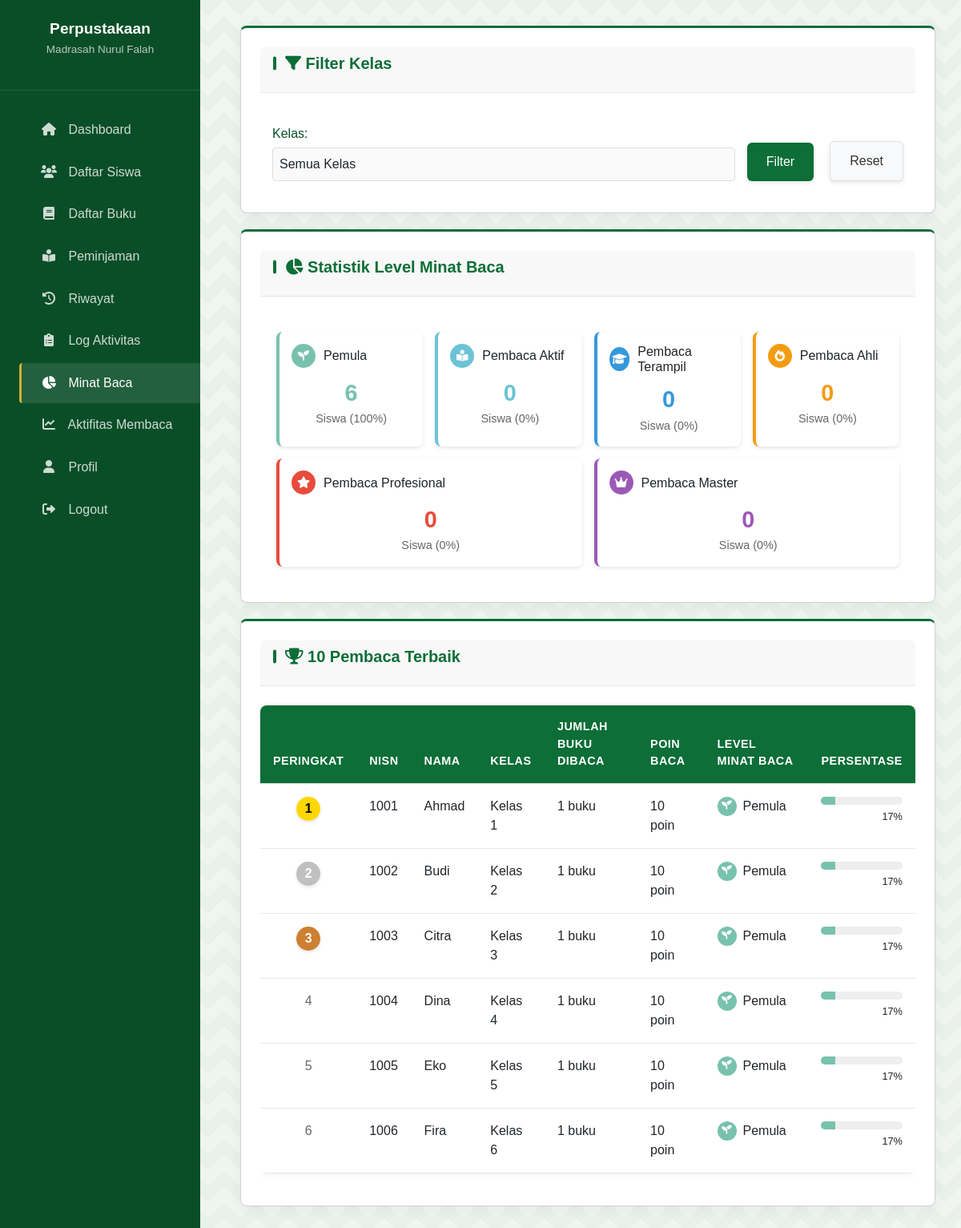
Page /admin/minat_baca.php (signed in) on the committed database.
### tables this page shows
CREATE TABLE IF NOT EXISTS siswa (
    id INT AUTO_INCREMENT PRIMARY KEY,
    nisn VARCHAR(20) NOT NULL UNIQUE,
    password VARCHAR(255) NOT NULL,
    nama VARCHAR(100) NOT NULL,
    kelas VARCHAR(10) NOT NULL,
    created_at TIMESTAMP DEFAULT CURRENT_TIMESTAMP
);

### includes/functions.php (called while the page is built, shortened)
<?php
require_once 'config.php';
function countOverdueBooks() {
    global $conn;
    $query = "SELECT COUNT(*) as total FROM peminjaman
              WHERE status = 'dipinjam'
              AND DATE_ADD(tanggal_pinjam, INTERVAL lama_pinjam DAY) < CURDATE()";
    $result = mysqli_query($conn, $query);
    if ($result) {
        $data = mysqli_fetch_assoc($result);
        return $data['total'] ?: 0;
    }
    return 0;
}

### admin/minat_baca.php (the view, shortened to what this page needs)
<?php
require_once 'includes/header.php';
$filterClass = '';
$condition = '';
$query = "SELECT COUNT(*) as total FROM buku";
$result = mysqli_query($conn, $query);
$totalLibraryBooks = 0;
if ($result) {
    $data = mysqli_fetch_assoc($result);
    $totalLibraryBooks = $data['total'] ?: 0;
}
$readingLevels = [
    [
        'min_points' => 0,
        'level' => 'Pemula',
        'icon' => 'fa-seedling',
        'color' => '#78C2AD',
        'description' => 'Baru memulai perjalanan membaca. Teruslah berusaha!'
    ],
    [
        'min_points' => 50,
        'level' => 'Pembaca Aktif',
        'icon' => 'fa-book-reader',
        'color' => '#6CC3D5',
        'description' => 'Mulai menumbuhkan kebiasaan membaca. Bagus!'
    ],
    [
        'min_points' => 100,
        'level' => 'Pembaca Terampil',
        'icon' => 'fa-graduation-cap',
        'color' => '#3498DB',
        'description' => 'Keterampilan membaca semakin meningkat!'
    ],
    [
        'min_points' => 200,
        'level' => 'Pembaca Ahli',
        'icon' => 'fa-fire',
        'color' => '#F39C12',
        'description' => 'Membaca sudah menjadi kebiasaan. Luar biasa!'
    ],
    [
        'min_points' => 300,
        'level' => 'Pembaca Profesional',
        'icon' => 'fa-star',
        'color' => '#E74C3C',
        'description' => 'Pembaca berpengalaman dengan pengetahuan luas!'
    ],
    [
        'min_points' => 500,
        'level' => 'Pembaca Master',
        'icon' => 'fa-crown',
        'color' => '#9B59B6',
        'description' => 'Level tertinggi! Komitmen luar biasa pada membaca!'
    ]
];
$query = "
    SELECT
        s.id,
        s.nisn,
        s.nama,
        s.kelas,
        COUNT(DISTINCT p.buku_id) as unique_books_read,
        COUNT(DISTINCT p.buku_id) * 10 as reading_points
    FROM siswa s
    LEFT JOIN peminjaman p ON s.id = p.siswa_id
    $condition
    GROUP BY s.id
    ORDER BY reading_points DESC, unique_books_read DESC, s.nama ASC
    LIMIT 10
";
$result = mysqli_query($conn, $query);
$students = [];
$levelStats = [];
foreach ($readingLevels as $level) {
    $levelStats[$level['level']] = 0;
}
if ($result) {
    while ($row = mysqli_fetch_assoc($result)) {
        $readingPoints = $row['reading_points'];
        $currentLevel = $readingLevels[0];
        foreach ($readingLevels as $level) {
            if ($readingPoints >= $level['min_points']) {
                $currentLevel = $level;
            } else {
                break;
            }
        }
        $row['level'] = $currentLevel['level'];
        $row['level_icon'] = $currentLevel['icon'];
        $row['level_color'] = $currentLevel['color'];
        $row['level_description'] = $currentLevel['description'];
        $row['interest_percentage'] = $totalLibraryBooks > 0 ?
            min(round(($row['unique_books_read'] / $totalLibraryBooks) * 100), 100) : 0;
        $levelStats[$currentLevel['level']]++;
        $students[] = $row;
    }
}
?>
<div class="card" style="margin-bottom: 20px;">
    <div class="card-header">
        <h2 class="card-title"><i class="fas fa-filter"></i> Filter Kelas</h2>
    </div>
    <div style="padding: 15px;">
        <form action="" method="get" class="filter-form">
            <div class="filter-row" style="display: flex; gap: 15px; align-items: flex-end;">
                <div class="filter-item" style="flex: 1; min-width: 200px;">
                    <label for="kelas" style="display: block; margin-bottom: 5px; font-weight: 500;">Kelas:</label>
                    <select name="kelas" id="kelas" class="form-control" style="width: 100%; padding: 8px; border-radius: 4px; border: 1px solid #ddd;">
                        <option value="">Semua Kelas</option>
                    </select>
                </div>
                <div class="button-container" style="display: flex; align-items: flex-end;">
                    <button type="submit" class="btn" style="margin-right: 10px;">Filter</button>
                    <a href="minat_baca.php" class="btn btn-secondary">Reset</a>
                </div>
            </div>
        </form>
    </div>
</div>
<div class="card" style="margin-bottom: 20px;">
    <div class="card-header">
        <h2 class="card-title"><i class="fas fa-chart-pie"></i> Statistik Level Minat Baca</h2>
    </div>
    <div class="card-body" style="padding: 20px;">
        <div class="level-stats-container" style="display: flex; flex-wrap: wrap; gap: 15px; justify-content: space-between;">
            <?php foreach ($readingLevels as $level):
                $levelCount = $levelStats[$level['level']] ?? 0;
                $percentage = count($students) > 0 ? round(($levelCount / count($students)) * 100) : 0;
            ?>
                <div class="level-stat-item" style="flex: 1; min-width: 180px; background-color: white; border-radius: 8px; padding: 15px; box-shadow: 0 2px 5px rgba(0,0,0,0.1); border-left: 4px solid <?php echo $level['color']; ?>;">
                    <div style="display: flex; align-items: center; margin-bottom: 10px;">
                        <div style="width: 30px; height: 30px; background-color: <?php echo $level['color']; ?>; border-radius: 50%; display: flex; justify-content: center; align-items: center; margin-right: 10px;">
                            <i class="fas <?php echo $level['icon']; ?>" style="color: white; font-size: 0.9rem;"></i>
                        </div>
                        <h4 style="margin: 0; font-size: 1rem;"><?php echo $level['level']; ?></h4>
                    </div>
                    <div style="text-align: center;">
                        <div style="font-size: 1.8rem; font-weight: bold; color: <?php echo $level['color']; ?>;"><?php echo $levelCount; ?></div>
                        <div style="font-size: 0.9rem; color: #666;">Siswa (<?php echo $percentage; ?>%)</div>
                    </div>
                </div>
            <?php endforeach; ?>
        </div>
    </div>
</div>
<div class="card">
    <div class="card-header">
        <h2 class="card-title"><i class="fas fa-trophy"></i> 10 Pembaca Terbaik</h2>
    </div>
    <?php if (empty($students)): ?>
        <div class="empty-state" style="padding: 30px; text-align: center;">
            <i class="fas fa-book-reader" style="font-size: 3rem; color: #6c757d; margin-bottom: 15px;"></i>
            <p>Tidak ada data siswa<?php echo (!empty($filterClass)) ? ' yang sesuai dengan filter' : ''; ?>.</p>
        </div>
    <?php else: ?>
        <div class="table-responsive">
            <table class="table">
                <thead>
                    <tr>
                        <th style="width: 50px;">Peringkat</th>
                        <th>NISN</th>
                        <th>Nama</th>
                        <th>Kelas</th>
                        <th>Jumlah Buku Dibaca</th>
                        <th>Poin Baca</th>
                        <th>Level Minat Baca</th>
                        <th>Persentase</th>
                    </tr>
                </thead>
                <tbody>
                    <?php foreach ($students as $index => $student): ?>
                        <tr>
                            <td class="text-center">
                                <?php if ($index < 3): ?>
                                    <span class="ranking-badge" style="display: inline-block; width: 30px; height: 30px; line-height: 30px; text-align: center; border-radius: 50%; background-color: <?php
                                        echo $index === 0 ? '#FFD700' : ($index === 1 ? '#C0C0C0' : '#CD7F32');
                                    ?>; color: <?php echo $index === 0 ? '#000' : '#FFF'; ?>; font-weight: bold;">
                                        <?php echo $index + 1; ?>
                                    </span>
                                <?php else: ?>
                                    <span class="ranking-number" style="font-weight: 500;"><?php echo $index + 1; ?></span>
                                <?php endif; ?>
                            </td>
                            <td><?php echo htmlspecialchars($student['nisn']); ?></td>
                            <td><?php echo htmlspecialchars($student['nama']); ?></td>
                            <td>Kelas <?php echo htmlspecialchars($student['kelas']); ?></td>
                            <td><?php echo $student['unique_books_read']; ?> buku</td>
                            <td><?php echo $student['reading_points']; ?> poin</td>
                            <td>
                                <div style="display: flex; align-items: center;">
                                    <div style="width: 24px; height: 24px; background-color: <?php echo $student['level_color']; ?>; border-radius: 50%; display: flex; justify-content: center; align-items: center; margin-right: 8px;">
                                        <i class="fas <?php echo $student['level_icon']; ?>" style="color: white; font-size: 0.8rem;"></i>
                                    </div>
                                    <?php echo $student['level']; ?>
                                </div>
                            </td>
                            <td>
                                <div class="progress-bar-container" style="height: 10px; background-color: #eee; border-radius: 5px; overflow: hidden;">
                                    <div class="progress-bar" style="width: <?php echo $student['interest_percentage']; ?>%; height: 100%; background-color: <?php echo $student['level_color']; ?>;"></div>
                                </div>
                                <div style="font-size: 0.8rem; margin-top: 5px; text-align: right;">
                                    <?php echo $student['interest_percentage']; ?>%
                                </div>
                            </td>
                        </tr>
                    <?php endforeach; ?>
                </tbody>
            </table>
        </div>
    <?php endif; ?>
</div>
<?php
require_once 'includes/footer.php';
?>

### admin/minat_baca.php (style rules this page uses)
.ranking-badge { box-shadow: 0 2px 4px rgba(0,0,0,0.1); transition: transform 0.2s ease; }
.ranking-number { color: #666; }

### rows in the picture
siswa: nisn "1001", nama "Ahmad", kelas "1", unique_books_read "1", reading_points "10", level "Pemula", interest_percentage "17"
siswa: nisn "1002", nama "Budi", kelas "2", unique_books_read "1", reading_points "10", level "Pemula", interest_percentage "17"
siswa: nisn "1003", nama "Citra", kelas "3", unique_books_read "1", reading_points "10", level "Pemula", interest_percentage "17"
siswa: nisn "1004", nama "Dina", kelas "4", unique_books_read "1", reading_points "10", level "Pemula", interest_percentage "17"
siswa: nisn "1005", nama "Eko", kelas "5", unique_books_read "1", reading_points "10", level "Pemula", interest_percentage "17"
siswa: nisn "1006", nama "Fira", kelas "6", unique_books_read "1", reading_points "10", level "Pemula", interest_percentage "17"

### other values in the picture
$level['level'] "Pemula"
$levelCount "6"
$percentage "100"
$level['level'] "Pembaca Aktif"
$levelCount "0"
$percentage "0"
$level['level'] "Pembaca Terampil"
$level['level'] "Pembaca Ahli"
$level['level'] "Pembaca Profesional"
$level['level'] "Pembaca Master"
